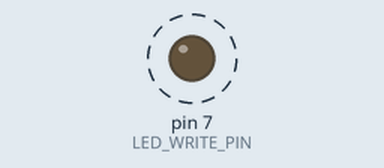
This sketch was run on a simulated Arduino Uno, built with avr-gcc and run on an emulated ATmega328P. Shown: output pins drawn as LEDs (lit = HIGH). Dashed ring = blinking. What the sketch prints to the serial monitor is not drawn.

Above: at 0.6 s.
Timing chart, 0 to 4.7 s (numbered marks = the images above):
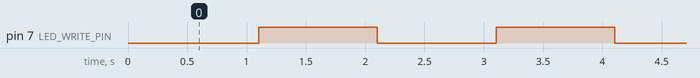

The sketch:

blink_external.ino
```cpp
// Use digital pin 7 for LED.
#define LED_WRITE_PIN 7

// Use analog pin A0 to check LED supply voltage.
#define ANALOG_READ_PIN A0

// These variables get declared here so that loop() can use them as storage.

// Sleep for 1000 ms (1 second).
const int millis_to_sleep = 1000;

// Keep track of how many times loop is run.
int step_count = 0;

// initial LED logic state.
bool led_state = true;

// setup() runs once at startup, then loop() starts.
void setup() {
  Serial.begin(115200);                    // start modem.
  delay(100);                              // wait for modem and serial monitor to sync up.
  Serial.println("\nstart");               // here we go!
  pinMode(LED_WRITE_PIN, OUTPUT);          // ready LED
  pinMode(ANALOG_READ_PIN, INPUT_PULLUP);  // pullup defaults to HIGH

  // Check LED supply voltage.
  digitalWrite(LED_WRITE_PIN, HIGH);         // turn on
  int sensor = analogRead(ANALOG_READ_PIN);  // sensor reading is between 0 and 1024
  float voltage = 5.0 * sensor / 1024;       // voltage is between 0 and 5 V.
  Serial.print("LED voltage: " + String(voltage));
  if (voltage < 1.9) {
    Serial.println("\nSupply voltage is too low; LED may not light. (Decrease limiting resistor?)");
    Serial.print("Waiting five seconds...   ");
    delay(5000);
    Serial.println("Proceeding.");
  } else if (voltage > 3.0) {
    digitalWrite(LED_WRITE_PIN, LOW);  // turn off
    Serial.println("\nSupply voltage is too high! Stopping.");
    delay(100);
    exit(0);
  } else {
    Serial.println(" (ok)");
  }
}

// loop() runs over and over until something stops it (power loss, software crash, thermal breakdown...).
void loop() {
  // Update loop counter.
  step_count = step_count + 1;

  // Switch logic state.
  led_state = not led_state;
  // Switch the on-board LED on or off according to logic state.
  if (led_state) {
    digitalWrite(LED_WRITE_PIN, HIGH);
  } else {
    digitalWrite(LED_WRITE_PIN, LOW);
  }

  // Print some info to the serial modem.
  Serial.print("step " + String(step_count));
  Serial.print("; LED: " + String(led_state));
  Serial.print("; sleep millis: " + String(millis_to_sleep));
  Serial.println("; LED frequency: " + String(round(1000 / millis_to_sleep)) + " Hz");

  // Go to sleep for now.
  delay(millis_to_sleep);
}
```

Measured:
- by itself, pin 7 (LED_WRITE_PIN): alternates HIGH for 1.0 s and LOW for 1.0 s
